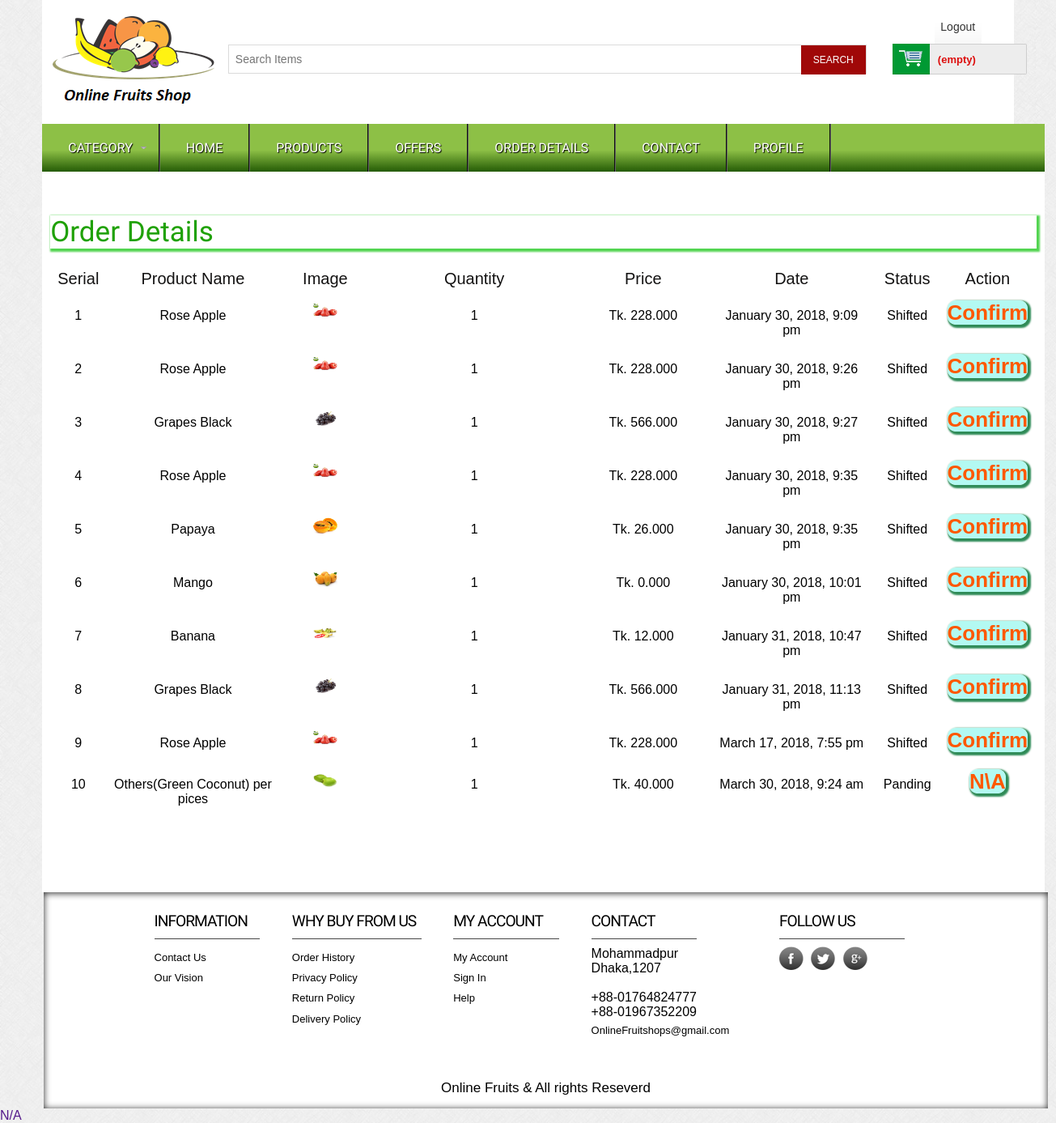
The app's page /orderdetails.php (signed in) with its own data.
### tables this page shows
CREATE TABLE `tb_order` (
  `orderId` int(11) NOT NULL,
  `customerId` int(11) NOT NULL,
  `pId` int(11) NOT NULL,
  `pName` varchar(255) NOT NULL,
  `quantity` int(11) NOT NULL,
  `price` float(10,3) NOT NULL,
  `image` varchar(255) NOT NULL,
  `date` datetime NOT NULL DEFAULT CURRENT_TIMESTAMP,
  `status` int(11) NOT NULL
);

### classes/cartb.php (called while the page is built, shortened)
<?php
$filepath = realpath(dirname(__FILE__));
include_once ($filepath.'/../Database/Database.php');
include_once ($filepath.'/../helpers/Format.php');
class Cartb{
  private $db;
  function __construct()
  {
    $this ->db = new Database();
  }
  public function getOrderAll($customerId)
  {
    $query     = " SELECT * FROM tb_order WHERE customerId = '$customerId';";
    $result    = $this->db->select($query);
    return $result;
  }
}
?>

### Database/Database.php (called while the page is built, shortened)
<?php
Class Database{
 public $host   = DB_HOST;
 public $user   = DB_USER;
 public $pass   = DB_PASS;
 public $dbname = DB_NAME;
 public $link;
private function connectDB(){
 $this->link = new mysqli($this->host, $this->user, $this->pass,
  $this->dbname);
 }
public function select($query){
  $result = $this->link->query($query) or
   die($this->link->error.__LINE__);
  if($result->num_rows > 0){
    return $result;
  } else {
    return false;
  }
 }
}

### Database/Session.php (called while the page is built, shortened)
<?php
class Session{
 public static function get($key){
  if (isset($_SESSION[$key])) {
   return $_SESSION[$key];
  } else {
   return false;
  }
 }
}
?>

### Helpers/Format.php (called while the page is built, shortened)
<?php
class Format{
 public function formatDate($date){
  return date('F j, Y, g:i a', strtotime($date));
 }
}
?>

### orderdetails.php (the view, shortened to what this page needs)
<?php include 'inc/headerall.php';
?>
 <div class="main">
    <div class="content">
    	<div class="cartoption">
    		<div class="cartpage">
    			<h2 style="width: 100%;" >Order Details</h2>
				<table class="tblone">
					<tr>
						<th width="5%">Serial</th>
						<th width="20%">Product Name</th>
						<th width="10%">Image</th>
						<th width="25%">Quantity</th>
						<th width="15%">Price</th>
						<th width="20%">Date</th>
						<th width="20%">Status</th>
						<th width="10%">Action</th>
					</tr>
			        <?php
			        	$customerId = Session::get("customerId");
			            $result = $ct->getOrderAll($customerId);
			            $i = 0;
			            if ($result) {
			                while ($value = $result->fetch_assoc()) {
			                	$i++;
			        ?>
					<tr>
						<td><?php echo $i; ?></td>
						<td><?php echo $value['pName']; ?></td>
						<td><img src="Admin Panel/Adminstrator/<?php echo $value['image']; ?>" ></td>
						<td><?php echo $value['quantity']; ?></td>
						<td>Tk. <?php echo $value['price']; ?></td>
						<td><?php echo $fm->formatDate($value['date']); ?></td>
						<td>
							<?php
								$status = $value['status'];
								if ($status == 0) {
									echo "Panding";
								}elseif ($status == 1) {
									echo "Shifted";
								}elseif ($status == 2) {
									echo "Delete";
								}
							?>
						</td>
						<?php
							if ($status == 0) {
						?>
						<td><a onclick = "return confirm('This product have not Shifted yet')"; href="">N\A</a></td>
						<?php
							}
							elseif ($status == 1) {
						?>
						<td><a href="?confirmId=<?php echo $value['orderId']; ?>">Confirm</a></td>
						<?php
							}
							elseif ($status == 2) {
						?>
						<td><a onclick = "return confirm('Sir Are you want to sure delete this Brand')"; href="?removeId=<?php echo $value['orderId']; ?>">X</a></td>
						<?php
							}
						?>
					</tr>
				    <?php
				        }
				    }
				    ?>
				</table>
    		</div>
    	</div>
    </div>
 </div>
<?php include 'inc/footer.php'; ?>
<a onclick = "return confirm('This product not Shifting yet !')"; href="">N/A</a>

### css/style.css (style rules this page uses)
html,body,div,span,applet,object,iframe,h1,h2,h3,h4,h5,h6,p,blockquote,pre,a,abbr,acronym,address,big,cite,code,del,dfn,em,img,ins,kbd,q,s,samp,small,strike,strong,sub,sup,tt,var,b,u,i,dl,dt,dd,ol,nav ul,nav li,fieldset,form,label,legend,table,caption,tbody,tfoot,thead,tr,th,td,article,aside,canvas,details,embed,figure,figcaption,footer,header,hgroup,menu,nav,output,ruby,section,summary,time,mark,audio,video { margin:0;padding:0;border:0;font-size:100%;font:inherit;vertical-align:baseline; }
table { border-collapse:collapse;border-spacing:0; }
a { text-decoration:none; }
img { max-width:100%; }
body { font-family:Arial, Helvetica, sans-serif; background:url(../images/body_bg3.jpg); }
.content { padding: 73px 0; background: #fff; width: 1239px; margin-left: -13px; }
.content h2 { color: #1FA105; font-family: 'Monda', sans-serif; }
.cartpage { overflow: hidden; padding: 10px; }
.cartpage h2 { font-size: 35px; margin-bottom: 20px; width: 175px; box-shadow: 2px 2px 2px 2px #52d450; }
.tblone { border: 1px solid #fff; margin-bottom: 12px; width: 100%; }
.tblone th { color: #131212; font-size: 20px; padding: 5px 8px; text-align: center; }
.tblone td { padding:10px;text-align:center; }
table.tblone tr:nth-child(2n+1) { background:#fff;height:30px; }
table.tblone tr:nth-child(2n) { background:##f7f7f9;height:30px; }
table.tblone a { color: #fe5800; font-weight: bold; text-decoration: none; background: #b3f9f2; font-size: 26px; border-radius: 10px; box-shadow: 2px 2px 2px 2px seagreen; }
table.tblone img { height: 20px; width: 30px; }

### records on screen
tb_order: pName "Rose Apple", image (picture), quantity "1", price "228.000", date "January 30, 2018, 9:09 pm", status "Shifted"
tb_order: pName "Rose Apple", image (picture), quantity "1", price "228.000", date "January 30, 2018, 9:26 pm", status "Shifted"
tb_order: pName "Grapes Black", image (picture), quantity "1", price "566.000", date "January 30, 2018, 9:27 pm", status "Shifted"
tb_order: pName "Rose Apple", image (picture), quantity "1", price "228.000", date "January 30, 2018, 9:35 pm", status "Shifted"
tb_order: pName "Papaya", image (picture), quantity "1", price "26.000", date "January 30, 2018, 9:35 pm", status "Shifted"
tb_order: pName "Mango", image (picture), quantity "1", price "0.000", date "January 30, 2018, 10:01 pm", status "Shifted"
tb_order: pName "Banana", image (picture), quantity "1", price "12.000", date "January 31, 2018, 10:47 pm", status "Shifted"
tb_order: pName "Grapes Black", image (picture), quantity "1", price "566.000", date "January 31, 2018, 11:13 pm", status "Shifted"
tb_order: pName "Rose Apple", image (picture), quantity "1", price "228.000", date "March 17, 2018, 7:55 pm", status "Shifted"
tb_order: pName "Others(Green Coconut) per pices", image (picture), quantity "1", price "40.000", date "March 30, 2018, 9:24 am", status "Panding"
